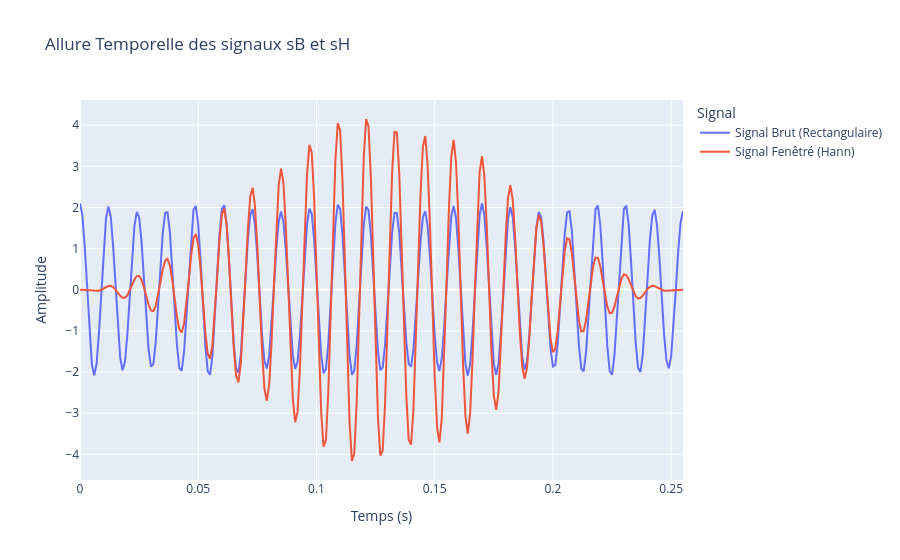
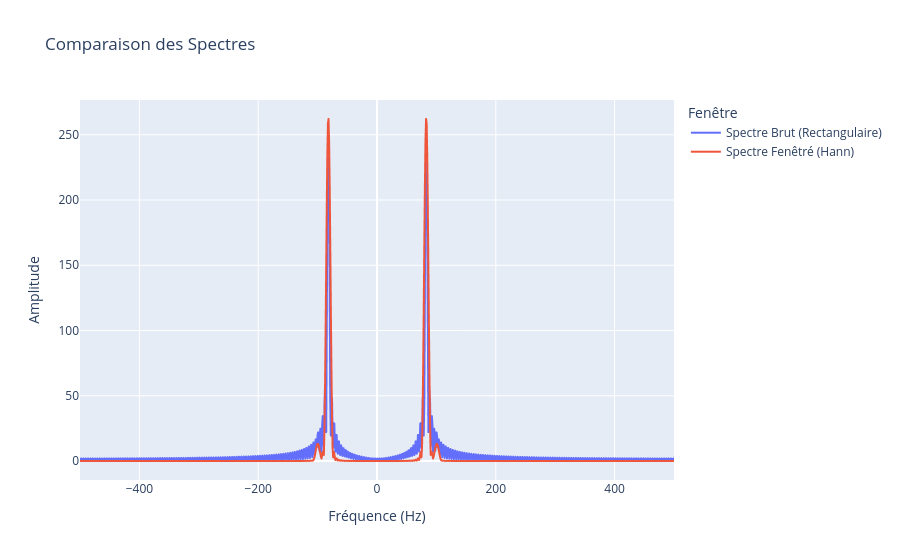

Write notebook code for charts like these, in order.
### Markdown cell above
### Question 6

### Code cell
df_temps = pd.DataFrame({
    "Temps (s)": t1, 
    "Signal Brut (Rectangulaire)": sB,
    "Signal Fenêtré (Hann)": sH
})

px.line(df_temps, x="Temps (s)", y=["Signal Brut (Rectangulaire)", "Signal Fenêtré (Hann)"], title="Allure Temporelle des signaux sB et sH", labels={"value": "Amplitude", "variable": "Signal"}).show()

N_fft = 4 * 256
nue = 1000

S_B = np.fft.fftshift(np.fft.fft(sB, n=N_fft))
S_H = np.fft.fftshift(np.fft.fft(sH, n=N_fft))

f_axe = np.linspace(-nue/2, nue/2, N_fft)

df_freq = pd.DataFrame({
    "Fréquence (Hz)": f_axe,
    "Spectre Brut (Rectangulaire)": np.abs(S_B),
    "Spectre Fenêtré (Hann)": np.abs(S_H)
})

px.line(df_freq, x="Fréquence (Hz)", y=["Spectre Brut (Rectangulaire)", "Spectre Fenêtré (Hann)"], title="Comparaison des Spectres", labels={"value": "Amplitude", "variable": "Fenêtre"}).show()

### Figure 1 — Plotly figure (JSON) as saved in the notebook; plotly's stock layout.template omitted (floating-point values rounded to 4 significant figures; data arrays with more than 128 entries replaced by an {"elided": "..."} marker saying what was removed)
{"data": [{"hovertemplate": "Signal=Signal Brut (Rectangulaire)<br>Temps (s)=%{x}<br>Amplitude=%{y}<extra></extra>", "legendgroup": "Signal Brut (Rectangulaire)", "line": {"color": "#636efa", "dash": "solid"}, "marker": {"symbol": "circle"}, "mode": "lines", "name": "Signal Brut (Rectangulaire)", "orientation": "v", "showlegend": true, "type": "scatter", "x": {"elided": "256 float values"}, "xaxis": "x", "y": {"elided": "256 float values"}, "yaxis": "y"}, {"hovertemplate": "Signal=Signal Fenêtré (Hann)<br>Temps (s)=%{x}<br>Amplitude=%{y}<extra></extra>", "legendgroup": "Signal Fenêtré (Hann)", "line": {"color": "#EF553B", "dash": "solid"}, "marker": {"symbol": "circle"}, "mode": "lines", "name": "Signal Fenêtré (Hann)", "orientation": "v", "showlegend": true, "type": "scatter", "x": {"elided": "256 float values"}, "xaxis": "x", "y": {"elided": "256 float values"}, "yaxis": "y"}], "layout": {"legend": {"title": {"text": "Signal"}, "tracegroupgap": 0}, "title": {"text": "Allure Temporelle des signaux sB et sH"}, "xaxis": {"anchor": "y", "domain": [0, 1], "title": {"text": "Temps (s)"}}, "yaxis": {"anchor": "x", "domain": [0, 1], "title": {"text": "Amplitude"}}}}

### Figure 2 — Plotly figure (JSON) as saved in the notebook; plotly's stock layout.template omitted (floating-point values rounded to 4 significant figures; data arrays with more than 128 entries replaced by an {"elided": "..."} marker saying what was removed)
{"data": [{"hovertemplate": "Fenêtre=Spectre Brut (Rectangulaire)<br>Fréquence (Hz)=%{x}<br>Amplitude=%{y}<extra></extra>", "legendgroup": "Spectre Brut (Rectangulaire)", "line": {"color": "#636efa", "dash": "solid"}, "marker": {"symbol": "circle"}, "mode": "lines", "name": "Spectre Brut (Rectangulaire)", "showlegend": true, "type": "scattergl", "x": {"elided": "1024 float values"}, "xaxis": "x", "y": {"elided": "1024 float values"}, "yaxis": "y"}, {"hovertemplate": "Fenêtre=Spectre Fenêtré (Hann)<br>Fréquence (Hz)=%{x}<br>Amplitude=%{y}<extra></extra>", "legendgroup": "Spectre Fenêtré (Hann)", "line": {"color": "#EF553B", "dash": "solid"}, "marker": {"symbol": "circle"}, "mode": "lines", "name": "Spectre Fenêtré (Hann)", "showlegend": true, "type": "scattergl", "x": {"elided": "1024 float values"}, "xaxis": "x", "y": {"elided": "1024 float values"}, "yaxis": "y"}], "layout": {"legend": {"title": {"text": "Fenêtre"}, "tracegroupgap": 0}, "title": {"text": "Comparaison des Spectres"}, "xaxis": {"anchor": "y", "domain": [0, 1], "title": {"text": "Fréquence (Hz)"}}, "yaxis": {"anchor": "x", "domain": [0, 1], "title": {"text": "Amplitude"}}}}
